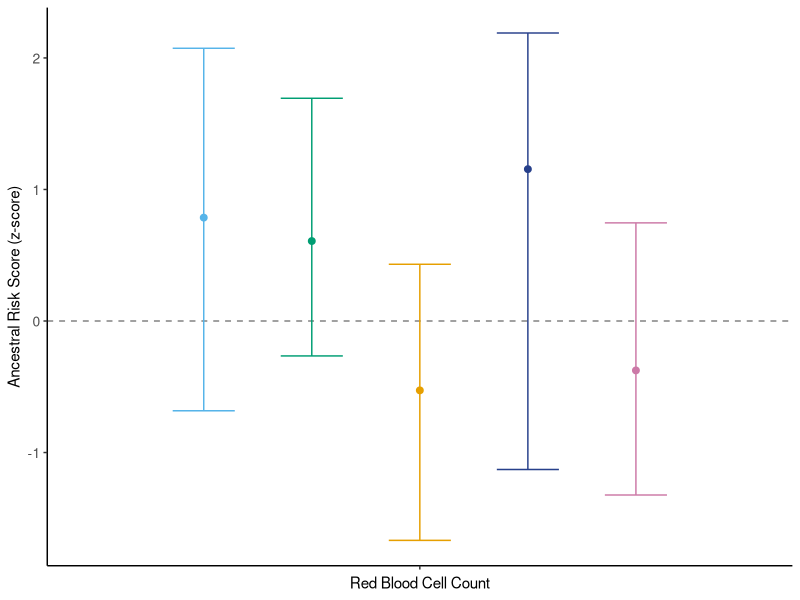

Write R code to recreate this figure.
df = read.csv("RBC.csv")

df = df[which(df$ancestry !=  "EastAsian"), ]
df = df[which(df$ancestry !=  "African"), ]
#df = df[which(df$ancestry !=  "Yamnaya"), ]

for (i in 1:nrow(df)) {
  temp = df[i,1]
  temp = gsub("_indbootstrap", "", temp)
  df[i,1] =  ""
}
for (i in 1:nrow(df)) {
  if (df$ancestry[i] == "Yamnaya") { df$ancestry[i] = "Steppe" }
  temp = df[i,1]
  temp = gsub("_indbootstrap", "", temp)
  df[i,1] = gsub("_", " ", temp)
}
#df = df[df$ancestry != "Steppe", ]

#df = df[which(df$ancestry !=  "EastAsian"), ]
names(df)[2] = "Ancestry"
library(ggplot2)
ntraits = length(unique(df$phenotype))

shading <- data.frame(xstart = seq(0.5,ntraits + 0.5 - 1,1),  
                      xend = seq(1.5,ntraits + 1.5 - 1,1), 
                      col =  c(  2   )    )   
# Plot
ymin = min( df$mean - df$yerr1) 
ymax =   max( df$mean + df$yerr2)

names(df)[1] = "Phenotype"

 
dodge <- position_dodge(width = 0.87)

 p = ggplot(df, aes(x = Phenotype, y = mean, color = Ancestry)) +
  geom_rect(data=shading, aes(xmin=xstart,xmax=xend, 
                              ymin = ymin -10,   ymax  = ymax  +!0), 
            fill = c(  "white"  )  ,    alpha = 0.2,    inherit.aes = FALSE)  + geom_hline(yintercept = 0, linetype="dashed", alpha=0.5) + 
  geom_point(size=2, position=position_dodge(width=0.87)) +  geom_errorbar(aes(ymin = mean - yerr1, ymax = mean + yerr2),  position = position_dodge(width = 0.87), width = 0.5) +
  theme_classic() +  theme(axis.text = element_text(size=10),  
                           axis.text.x = element_text(angle = 90, vjust = 0.5, hjust=1) , plot.title = element_text( hjust = 0.5)) +
  coord_cartesian(ylim = c(ymin, ymax)) +  labs(y = "Ancestral Risk Score (z-score)") +
  scale_color_manual(values=c( "#56B4E9", "#009E73", "#E69F00",  
                                 "royalblue4", "#CC79A7")) + labs(x = "Red Blood Cell Count")+ theme(legend.position="none")

 
pdf(("RiskScore_RBC.pdf"), width = 3, height = 8)
print(p)
dev.off()

